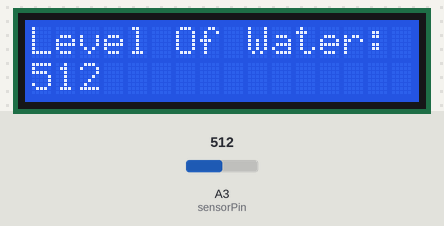
A sketch run on a simulated Arduino Uno, built with avr-gcc and run on an emulated ATmega328P. Shown: 16×2 character LCD. The inputs (shaded band) are chosen by the test bench; at power-on: A3 (sensorPin) = 512.

Above: at 1.2 s.
1.3 s: A3 (sensorPin) set to 716
At 1.9 s:
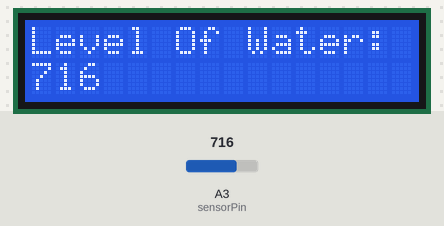
2.8 s: A3 (sensorPin) set to 900
At 4.0 s:
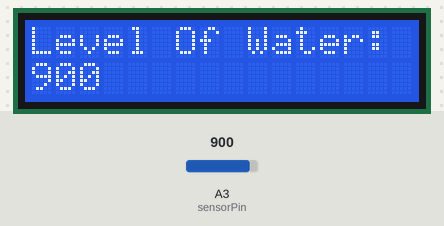
4.3 s: A3 (sensorPin) set to 1023
At 5.4 s:
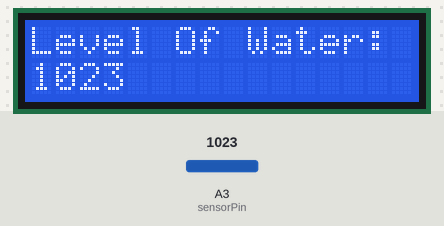
Timing chart, 0 to 7.3 s (numbered marks = the images above; inputs shaded):
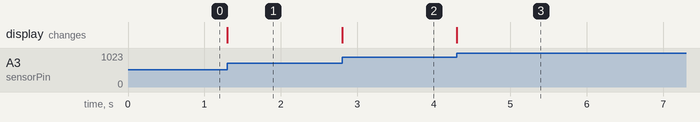

Measured:
- after the input at 1.3 s, the display: changes at once (image 1)
- after the input at 2.8 s, the display: changes at once (image 2)
- after the input at 4.3 s, the display: changes at once (image 3)

The sketch:

water-sensor.ino
```cpp
#include <LiquidCrystal.h>
LiquidCrystal lcd(7, 6, 5, 4, 3, 2);

int analogValue = 0;
int sensorPin = A3;

void setup() {
  lcd.begin(16, 2);

  lcd.print("Level Of Water:");
}

void loop() {
  lcd.setCursor(0, 1);

  analogValue = analogRead(sensorPin);

  lcd.print(analogValue);
}
```
